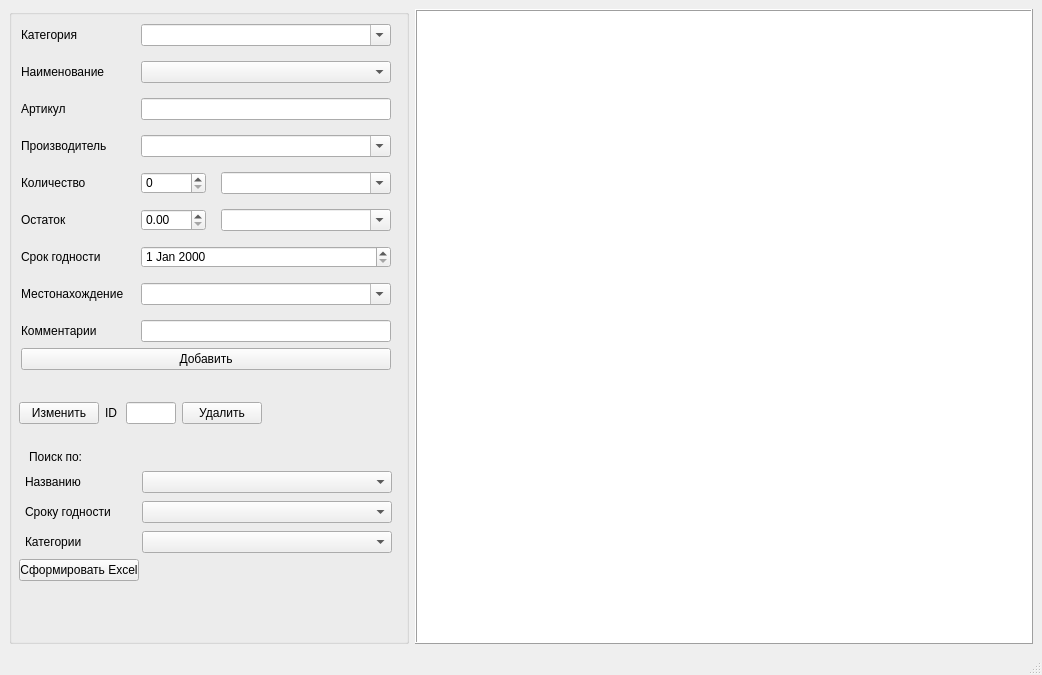
<?xml version="1.0" encoding="UTF-8"?>
<ui version="4.0">
 <class>MainWindow</class>
 <widget class="QMainWindow" name="MainWindow">
  <property name="geometry">
   <rect>
    <x>0</x>
    <y>0</y>
    <width>1042</width>
    <height>675</height>
   </rect>
  </property>
  <property name="minimumSize">
   <size>
    <width>0</width>
    <height>0</height>
   </size>
  </property>
  <property name="windowTitle">
   <string>MainWindow</string>
  </property>
  <property name="autoFillBackground">
   <bool>false</bool>
  </property>
  <widget class="QWidget" name="centralwidget">
   <layout class="QFormLayout" name="formLayout">
    <item row="0" column="0">
     <widget class="QGroupBox" name="menu_groupBox">
      <property name="sizePolicy">
       <sizepolicy hsizetype="Expanding" vsizetype="Expanding">
        <horstretch>0</horstretch>
        <verstretch>0</verstretch>
       </sizepolicy>
      </property>
      <property name="minimumSize">
       <size>
        <width>400</width>
        <height>600</height>
       </size>
      </property>
      <property name="maximumSize">
       <size>
        <width>400</width>
        <height>900</height>
       </size>
      </property>
      <property name="title">
       <string/>
      </property>
      <widget class="QWidget" name="layoutWidget">
       <property name="geometry">
        <rect>
         <x>12</x>
         <y>15</y>
         <width>376</width>
         <height>372</height>
        </rect>
       </property>
       <layout class="QVBoxLayout" name="menu_verticalLayout_2">
        <property name="sizeConstraint">
         <enum>QLayout::SetFixedSize</enum>
        </property>
        <item>
         <layout class="QVBoxLayout" name="menu_verticalLayout" stretch="0,0,0,0,0,0,0,0,0">
          <property name="spacing">
           <number>15</number>
          </property>
          <property name="sizeConstraint">
           <enum>QLayout::SetFixedSize</enum>
          </property>
          <property name="leftMargin">
           <number>0</number>
          </property>
          <property name="topMargin">
           <number>0</number>
          </property>
          <property name="rightMargin">
           <number>0</number>
          </property>
          <property name="bottomMargin">
           <number>0</number>
          </property>
          <item>
           <layout class="QHBoxLayout" name="horizontalLayout_2">
            <property name="spacing">
             <number>15</number>
            </property>
            <item>
             <widget class="QLabel" name="category_input_label">
              <property name="minimumSize">
               <size>
                <width>105</width>
                <height>22</height>
               </size>
              </property>
              <property name="maximumSize">
               <size>
                <width>105</width>
                <height>22</height>
               </size>
              </property>
              <property name="text">
               <string>Категория</string>
              </property>
             </widget>
            </item>
            <item>
             <widget class="QComboBox" name="category_comboBox">
              <property name="minimumSize">
               <size>
                <width>250</width>
                <height>22</height>
               </size>
              </property>
              <property name="maximumSize">
               <size>
                <width>250</width>
                <height>22</height>
               </size>
              </property>
              <property name="editable">
               <bool>true</bool>
              </property>
             </widget>
            </item>
           </layout>
          </item>
          <item>
           <layout class="QHBoxLayout" name="horizontalLayout_5">
            <item>
             <widget class="QLabel" name="name_input_label">
              <property name="minimumSize">
               <size>
                <width>105</width>
                <height>22</height>
               </size>
              </property>
              <property name="maximumSize">
               <size>
                <width>105</width>
                <height>22</height>
               </size>
              </property>
              <property name="text">
               <string>Наименование</string>
              </property>
             </widget>
            </item>
            <item>
             <widget class="QComboBox" name="names_comboBox">
              <property name="minimumSize">
               <size>
                <width>250</width>
                <height>22</height>
               </size>
              </property>
              <property name="maximumSize">
               <size>
                <width>250</width>
                <height>22</height>
               </size>
              </property>
             </widget>
            </item>
           </layout>
          </item>
          <item>
           <layout class="QHBoxLayout" name="horizontalLayout_4">
            <item>
             <widget class="QLabel" name="article_number_input_label">
              <property name="minimumSize">
               <size>
                <width>105</width>
                <height>22</height>
               </size>
              </property>
              <property name="maximumSize">
               <size>
                <width>105</width>
                <height>22</height>
               </size>
              </property>
              <property name="text">
               <string>Артикул</string>
              </property>
             </widget>
            </item>
            <item>
             <widget class="QLineEdit" name="article_number_lineEdit">
              <property name="minimumSize">
               <size>
                <width>250</width>
                <height>22</height>
               </size>
              </property>
              <property name="maximumSize">
               <size>
                <width>250</width>
                <height>22</height>
               </size>
              </property>
             </widget>
            </item>
           </layout>
          </item>
          <item>
           <layout class="QHBoxLayout" name="horizontalLayout_8">
            <item>
             <widget class="QLabel" name="maker_input_label">
              <property name="minimumSize">
               <size>
                <width>105</width>
                <height>22</height>
               </size>
              </property>
              <property name="maximumSize">
               <size>
                <width>105</width>
                <height>22</height>
               </size>
              </property>
              <property name="text">
               <string>Производитель</string>
              </property>
             </widget>
            </item>
            <item>
             <widget class="QComboBox" name="maker_comboBox">
              <property name="sizePolicy">
               <sizepolicy hsizetype="Preferred" vsizetype="Fixed">
                <horstretch>0</horstretch>
                <verstretch>0</verstretch>
               </sizepolicy>
              </property>
              <property name="minimumSize">
               <size>
                <width>250</width>
                <height>22</height>
               </size>
              </property>
              <property name="maximumSize">
               <size>
                <width>250</width>
                <height>22</height>
               </size>
              </property>
              <property name="editable">
               <bool>true</bool>
              </property>
             </widget>
            </item>
           </layout>
          </item>
          <item>
           <layout class="QHBoxLayout" name="horizontalLayout_3">
            <item>
             <widget class="QLabel" name="amount_label">
              <property name="minimumSize">
               <size>
                <width>105</width>
                <height>22</height>
               </size>
              </property>
              <property name="maximumSize">
               <size>
                <width>105</width>
                <height>22</height>
               </size>
              </property>
              <property name="text">
               <string>Количество</string>
              </property>
             </widget>
            </item>
            <item>
             <widget class="QSpinBox" name="amount_spinBox">
              <property name="minimumSize">
               <size>
                <width>65</width>
                <height>22</height>
               </size>
              </property>
              <property name="maximumSize">
               <size>
                <width>65</width>
                <height>22</height>
               </size>
              </property>
              <property name="maximum">
               <number>100000</number>
              </property>
             </widget>
            </item>
            <item>
             <widget class="QComboBox" name="amount_comboBox">
              <property name="minimumSize">
               <size>
                <width>170</width>
                <height>22</height>
               </size>
              </property>
              <property name="maximumSize">
               <size>
                <width>170</width>
                <height>22</height>
               </size>
              </property>
              <property name="editable">
               <bool>true</bool>
              </property>
             </widget>
            </item>
           </layout>
          </item>
          <item>
           <layout class="QHBoxLayout" name="horizontalLayout">
            <item>
             <widget class="QLabel" name="residue_input_label">
              <property name="minimumSize">
               <size>
                <width>105</width>
                <height>22</height>
               </size>
              </property>
              <property name="maximumSize">
               <size>
                <width>105</width>
                <height>22</height>
               </size>
              </property>
              <property name="text">
               <string>Остаток</string>
              </property>
             </widget>
            </item>
            <item>
             <widget class="QDoubleSpinBox" name="residue_doubleSpinBox">
              <property name="minimumSize">
               <size>
                <width>65</width>
                <height>22</height>
               </size>
              </property>
              <property name="maximumSize">
               <size>
                <width>65</width>
                <height>22</height>
               </size>
              </property>
              <property name="maximum">
               <double>999999.989999999990687</double>
              </property>
             </widget>
            </item>
            <item>
             <widget class="QComboBox" name="residue_comboBox">
              <property name="minimumSize">
               <size>
                <width>170</width>
                <height>22</height>
               </size>
              </property>
              <property name="maximumSize">
               <size>
                <width>170</width>
                <height>22</height>
               </size>
              </property>
              <property name="editable">
               <bool>true</bool>
              </property>
             </widget>
            </item>
           </layout>
          </item>
          <item>
           <layout class="QHBoxLayout" name="horizontalLayout_7">
            <item>
             <widget class="QLabel" name="expiration_date_label">
              <property name="minimumSize">
               <size>
                <width>105</width>
                <height>22</height>
               </size>
              </property>
              <property name="maximumSize">
               <size>
                <width>105</width>
                <height>22</height>
               </size>
              </property>
              <property name="text">
               <string>Срок годности</string>
              </property>
             </widget>
            </item>
            <item>
             <widget class="QDateEdit" name="expiration_date_dateEdit">
              <property name="minimumSize">
               <size>
                <width>250</width>
                <height>22</height>
               </size>
              </property>
              <property name="maximumSize">
               <size>
                <width>250</width>
                <height>22</height>
               </size>
              </property>
             </widget>
            </item>
           </layout>
          </item>
          <item>
           <layout class="QHBoxLayout" name="horizontalLayout_6">
            <item>
             <widget class="QLabel" name="location_input_label">
              <property name="minimumSize">
               <size>
                <width>105</width>
                <height>22</height>
               </size>
              </property>
              <property name="maximumSize">
               <size>
                <width>105</width>
                <height>22</height>
               </size>
              </property>
              <property name="text">
               <string>Местонахождение</string>
              </property>
             </widget>
            </item>
            <item>
             <widget class="QComboBox" name="location_comboBox">
              <property name="minimumSize">
               <size>
                <width>250</width>
                <height>22</height>
               </size>
              </property>
              <property name="maximumSize">
               <size>
                <width>250</width>
                <height>22</height>
               </size>
              </property>
              <property name="editable">
               <bool>true</bool>
              </property>
              <property name="duplicatesEnabled">
               <bool>false</bool>
              </property>
              <property name="frame">
               <bool>true</bool>
              </property>
              <property name="modelColumn">
               <number>0</number>
              </property>
             </widget>
            </item>
           </layout>
          </item>
          <item>
           <layout class="QHBoxLayout" name="horizontalLayout_9">
            <item>
             <widget class="QLabel" name="comment_input_label">
              <property name="minimumSize">
               <size>
                <width>105</width>
                <height>22</height>
               </size>
              </property>
              <property name="maximumSize">
               <size>
                <width>105</width>
                <height>22</height>
               </size>
              </property>
              <property name="text">
               <string>Комментарии</string>
              </property>
             </widget>
            </item>
            <item>
             <widget class="QLineEdit" name="comment_lineEdit">
              <property name="sizePolicy">
               <sizepolicy hsizetype="Expanding" vsizetype="Fixed">
                <horstretch>0</horstretch>
                <verstretch>0</verstretch>
               </sizepolicy>
              </property>
              <property name="minimumSize">
               <size>
                <width>250</width>
                <height>22</height>
               </size>
              </property>
              <property name="maximumSize">
               <size>
                <width>250</width>
                <height>22</height>
               </size>
              </property>
             </widget>
            </item>
           </layout>
          </item>
         </layout>
        </item>
        <item>
         <widget class="QPushButton" name="add_pushButton">
          <property name="text">
           <string>Добавить</string>
          </property>
         </widget>
        </item>
       </layout>
      </widget>
      <widget class="QLabel" name="search_label">
       <property name="geometry">
        <rect>
         <x>20</x>
         <y>440</y>
         <width>55</width>
         <height>16</height>
        </rect>
       </property>
       <property name="text">
        <string>Поиск по:</string>
       </property>
      </widget>
      <widget class="QPushButton" name="get_excel_pushButton">
       <property name="geometry">
        <rect>
         <x>10</x>
         <y>550</y>
         <width>120</width>
         <height>22</height>
        </rect>
       </property>
       <property name="text">
        <string>Сформировать Excel</string>
       </property>
      </widget>
      <widget class="QWidget" name="layoutWidget">
       <property name="geometry">
        <rect>
         <x>10</x>
         <y>460</y>
         <width>381</width>
         <height>26</height>
        </rect>
       </property>
       <layout class="QHBoxLayout" name="search_name_horizontalLayout">
        <item>
         <widget class="QLabel" name="search_name_label">
          <property name="minimumSize">
           <size>
            <width>105</width>
            <height>22</height>
           </size>
          </property>
          <property name="maximumSize">
           <size>
            <width>105</width>
            <height>22</height>
           </size>
          </property>
          <property name="text">
           <string>Названию</string>
          </property>
         </widget>
        </item>
        <item>
         <widget class="QComboBox" name="search_name_comboBox">
          <property name="minimumSize">
           <size>
            <width>250</width>
            <height>22</height>
           </size>
          </property>
          <property name="maximumSize">
           <size>
            <width>250</width>
            <height>22</height>
           </size>
          </property>
         </widget>
        </item>
       </layout>
      </widget>
      <widget class="QWidget" name="layoutWidget">
       <property name="geometry">
        <rect>
         <x>10</x>
         <y>490</y>
         <width>381</width>
         <height>26</height>
        </rect>
       </property>
       <layout class="QHBoxLayout" name="search_expiration_date_horizontalLayout">
        <item>
         <widget class="QLabel" name="search_expiration_date_label">
          <property name="minimumSize">
           <size>
            <width>105</width>
            <height>22</height>
           </size>
          </property>
          <property name="maximumSize">
           <size>
            <width>105</width>
            <height>22</height>
           </size>
          </property>
          <property name="text">
           <string>Сроку годности</string>
          </property>
         </widget>
        </item>
        <item>
         <widget class="QComboBox" name="search_expiration_date_comboBox">
          <property name="minimumSize">
           <size>
            <width>250</width>
            <height>22</height>
           </size>
          </property>
          <property name="maximumSize">
           <size>
            <width>250</width>
            <height>22</height>
           </size>
          </property>
          <item>
           <property name="text">
            <string/>
           </property>
          </item>
         </widget>
        </item>
       </layout>
      </widget>
      <widget class="QWidget" name="layoutWidget">
       <property name="geometry">
        <rect>
         <x>10</x>
         <y>520</y>
         <width>381</width>
         <height>26</height>
        </rect>
       </property>
       <layout class="QHBoxLayout" name="category_horizontalLayout">
        <item>
         <widget class="QLabel" name="search_category_label">
          <property name="minimumSize">
           <size>
            <width>105</width>
            <height>22</height>
           </size>
          </property>
          <property name="maximumSize">
           <size>
            <width>105</width>
            <height>22</height>
           </size>
          </property>
          <property name="text">
           <string>Категории</string>
          </property>
         </widget>
        </item>
        <item>
         <widget class="QComboBox" name="search_category_comboBox">
          <property name="minimumSize">
           <size>
            <width>250</width>
            <height>22</height>
           </size>
          </property>
          <property name="maximumSize">
           <size>
            <width>250</width>
            <height>22</height>
           </size>
          </property>
         </widget>
        </item>
       </layout>
      </widget>
      <widget class="QWidget" name="layoutWidget">
       <property name="geometry">
        <rect>
         <x>10</x>
         <y>390</y>
         <width>243</width>
         <height>28</height>
        </rect>
       </property>
       <layout class="QHBoxLayout" name="horizontalLayout_10">
        <item>
         <widget class="QPushButton" name="pushButton">
          <property name="text">
           <string>Изменить</string>
          </property>
         </widget>
        </item>
        <item>
         <layout class="QHBoxLayout" name="delete_horizontalLayout">
          <item>
           <widget class="QLabel" name="id_delete_label">
            <property name="minimumSize">
             <size>
              <width>10</width>
              <height>22</height>
             </size>
            </property>
            <property name="maximumSize">
             <size>
              <width>16</width>
              <height>22</height>
             </size>
            </property>
            <property name="text">
             <string>ID</string>
            </property>
           </widget>
          </item>
          <item>
           <widget class="QLineEdit" name="delite_lineEdit">
            <property name="minimumSize">
             <size>
              <width>50</width>
              <height>22</height>
             </size>
            </property>
            <property name="maximumSize">
             <size>
              <width>50</width>
              <height>22</height>
             </size>
            </property>
           </widget>
          </item>
          <item>
           <widget class="QPushButton" name="delete_pushButton">
            <property name="text">
             <string>Удалить</string>
            </property>
           </widget>
          </item>
         </layout>
        </item>
       </layout>
      </widget>
     </widget>
    </item>
    <item row="0" column="1">
     <widget class="QTableView" name="tableView">
      <property name="enabled">
       <bool>true</bool>
      </property>
      <property name="sizePolicy">
       <sizepolicy hsizetype="Expanding" vsizetype="Expanding">
        <horstretch>0</horstretch>
        <verstretch>0</verstretch>
       </sizepolicy>
      </property>
      <property name="styleSheet">
       <string notr="true"/>
      </property>
      <property name="frameShape">
       <enum>QFrame::Box</enum>
      </property>
      <property name="frameShadow">
       <enum>QFrame::Raised</enum>
      </property>
      <property name="sizeAdjustPolicy">
       <enum>QAbstractScrollArea::AdjustIgnored</enum>
      </property>
      <property name="editTriggers">
       <set>QAbstractItemView::AllEditTriggers</set>
      </property>
      <property name="dragEnabled">
       <bool>false</bool>
      </property>
      <property name="showGrid">
       <bool>true</bool>
      </property>
      <property name="gridStyle">
       <enum>Qt::SolidLine</enum>
      </property>
      <property name="sortingEnabled">
       <bool>false</bool>
      </property>
      <property name="wordWrap">
       <bool>true</bool>
      </property>
      <property name="cornerButtonEnabled">
       <bool>true</bool>
      </property>
      <attribute name="horizontalHeaderCascadingSectionResizes">
       <bool>true</bool>
      </attribute>
      <attribute name="horizontalHeaderDefaultSectionSize">
       <number>125</number>
      </attribute>
      <attribute name="verticalHeaderShowSortIndicator" stdset="0">
       <bool>false</bool>
      </attribute>
     </widget>
    </item>
   </layout>
  </widget>
  <widget class="QMenuBar" name="menubar">
   <property name="geometry">
    <rect>
     <x>0</x>
     <y>0</y>
     <width>1042</width>
     <height>21</height>
    </rect>
   </property>
  </widget>
  <widget class="QStatusBar" name="statusbar"/>
 </widget>
 <resources/>
 <connections/>
</ui>
